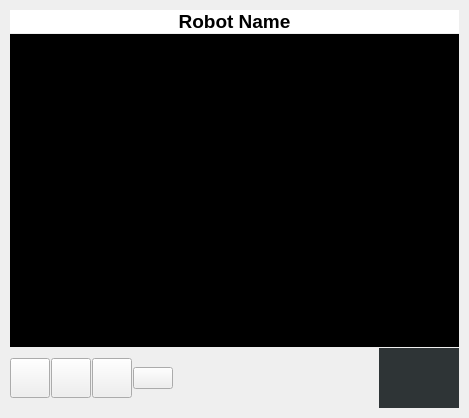
<?xml version="1.0" encoding="UTF-8"?>
<ui version="4.0">
 <class>MainWindow</class>
 <widget class="QMainWindow" name="MainWindow">
  <property name="geometry">
   <rect>
    <x>0</x>
    <y>0</y>
    <width>469</width>
    <height>418</height>
   </rect>
  </property>
  <widget class="QWidget" name="Form">
   <property name="sizePolicy">
    <sizepolicy hsizetype="Preferred" vsizetype="Maximum">
     <horstretch>0</horstretch>
     <verstretch>0</verstretch>
    </sizepolicy>
   </property>
   <property name="windowTitle">
    <string>Form</string>
   </property>
   <property name="styleSheet">
    <string notr="true"/>
   </property>
   <layout class="QGridLayout" name="gridLayout">
    <item row="0" column="0">
     <layout class="QVBoxLayout" name="main_layout">
      <property name="spacing">
       <number>1</number>
      </property>
      <property name="leftMargin">
       <number>1</number>
      </property>
      <property name="topMargin">
       <number>1</number>
      </property>
      <property name="rightMargin">
       <number>1</number>
      </property>
      <property name="bottomMargin">
       <number>1</number>
      </property>
      <item>
       <widget class="QLabel" name="bot_name_label">
        <property name="sizePolicy">
         <sizepolicy hsizetype="Preferred" vsizetype="Fixed">
          <horstretch>0</horstretch>
          <verstretch>0</verstretch>
         </sizepolicy>
        </property>
        <property name="font">
         <font>
          <pointsize>14</pointsize>
          <weight>75</weight>
          <bold>true</bold>
         </font>
        </property>
        <property name="styleSheet">
         <string notr="true">background-color: rgb(255, 255, 255);</string>
        </property>
        <property name="text">
         <string>Robot Name</string>
        </property>
        <property name="alignment">
         <set>Qt::AlignCenter</set>
        </property>
       </widget>
      </item>
      <item>
       <widget class="QLabel" name="rgb_view">
        <property name="sizePolicy">
         <sizepolicy hsizetype="MinimumExpanding" vsizetype="MinimumExpanding">
          <horstretch>0</horstretch>
          <verstretch>0</verstretch>
         </sizepolicy>
        </property>
        <property name="palette">
         <palette>
          <active>
           <colorrole role="WindowText">
            <brush brushstyle="SolidPattern">
             <color alpha="255">
              <red>0</red>
              <green>0</green>
              <blue>0</blue>
             </color>
            </brush>
           </colorrole>
           <colorrole role="Button">
            <brush brushstyle="SolidPattern">
             <color alpha="255">
              <red>0</red>
              <green>0</green>
              <blue>0</blue>
             </color>
            </brush>
           </colorrole>
           <colorrole role="Light">
            <brush brushstyle="SolidPattern">
             <color alpha="255">
              <red>255</red>
              <green>255</green>
              <blue>255</blue>
             </color>
            </brush>
           </colorrole>
           <colorrole role="Midlight">
            <brush brushstyle="SolidPattern">
             <color alpha="255">
              <red>255</red>
              <green>255</green>
              <blue>255</blue>
             </color>
            </brush>
           </colorrole>
           <colorrole role="Dark">
            <brush brushstyle="SolidPattern">
             <color alpha="255">
              <red>127</red>
              <green>127</green>
              <blue>127</blue>
             </color>
            </brush>
           </colorrole>
           <colorrole role="Mid">
            <brush brushstyle="SolidPattern">
             <color alpha="255">
              <red>170</red>
              <green>170</green>
              <blue>170</blue>
             </color>
            </brush>
           </colorrole>
           <colorrole role="Text">
            <brush brushstyle="SolidPattern">
             <color alpha="255">
              <red>0</red>
              <green>0</green>
              <blue>0</blue>
             </color>
            </brush>
           </colorrole>
           <colorrole role="BrightText">
            <brush brushstyle="SolidPattern">
             <color alpha="255">
              <red>255</red>
              <green>255</green>
              <blue>255</blue>
             </color>
            </brush>
           </colorrole>
           <colorrole role="ButtonText">
            <brush brushstyle="SolidPattern">
             <color alpha="255">
              <red>0</red>
              <green>0</green>
              <blue>0</blue>
             </color>
            </brush>
           </colorrole>
           <colorrole role="Base">
            <brush brushstyle="SolidPattern">
             <color alpha="255">
              <red>0</red>
              <green>0</green>
              <blue>0</blue>
             </color>
            </brush>
           </colorrole>
           <colorrole role="Window">
            <brush brushstyle="SolidPattern">
             <color alpha="255">
              <red>0</red>
              <green>0</green>
              <blue>0</blue>
             </color>
            </brush>
           </colorrole>
           <colorrole role="Shadow">
            <brush brushstyle="SolidPattern">
             <color alpha="255">
              <red>0</red>
              <green>0</green>
              <blue>0</blue>
             </color>
            </brush>
           </colorrole>
           <colorrole role="AlternateBase">
            <brush brushstyle="SolidPattern">
             <color alpha="255">
              <red>255</red>
              <green>255</green>
              <blue>255</blue>
             </color>
            </brush>
           </colorrole>
           <colorrole role="ToolTipBase">
            <brush brushstyle="SolidPattern">
             <color alpha="255">
              <red>255</red>
              <green>255</green>
              <blue>220</blue>
             </color>
            </brush>
           </colorrole>
           <colorrole role="ToolTipText">
            <brush brushstyle="SolidPattern">
             <color alpha="255">
              <red>0</red>
              <green>0</green>
              <blue>0</blue>
             </color>
            </brush>
           </colorrole>
          </active>
          <inactive>
           <colorrole role="WindowText">
            <brush brushstyle="SolidPattern">
             <color alpha="255">
              <red>0</red>
              <green>0</green>
              <blue>0</blue>
             </color>
            </brush>
           </colorrole>
           <colorrole role="Button">
            <brush brushstyle="SolidPattern">
             <color alpha="255">
              <red>0</red>
              <green>0</green>
              <blue>0</blue>
             </color>
            </brush>
           </colorrole>
           <colorrole role="Light">
            <brush brushstyle="SolidPattern">
             <color alpha="255">
              <red>255</red>
              <green>255</green>
              <blue>255</blue>
             </color>
            </brush>
           </colorrole>
           <colorrole role="Midlight">
            <brush brushstyle="SolidPattern">
             <color alpha="255">
              <red>255</red>
              <green>255</green>
              <blue>255</blue>
             </color>
            </brush>
           </colorrole>
           <colorrole role="Dark">
            <brush brushstyle="SolidPattern">
             <color alpha="255">
              <red>127</red>
              <green>127</green>
              <blue>127</blue>
             </color>
            </brush>
           </colorrole>
           <colorrole role="Mid">
            <brush brushstyle="SolidPattern">
             <color alpha="255">
              <red>170</red>
              <green>170</green>
              <blue>170</blue>
             </color>
            </brush>
           </colorrole>
           <colorrole role="Text">
            <brush brushstyle="SolidPattern">
             <color alpha="255">
              <red>0</red>
              <green>0</green>
              <blue>0</blue>
             </color>
            </brush>
           </colorrole>
           <colorrole role="BrightText">
            <brush brushstyle="SolidPattern">
             <color alpha="255">
              <red>255</red>
              <green>255</green>
              <blue>255</blue>
             </color>
            </brush>
           </colorrole>
           <colorrole role="ButtonText">
            <brush brushstyle="SolidPattern">
             <color alpha="255">
              <red>0</red>
              <green>0</green>
              <blue>0</blue>
             </color>
            </brush>
           </colorrole>
           <colorrole role="Base">
            <brush brushstyle="SolidPattern">
             <color alpha="255">
              <red>0</red>
              <green>0</green>
              <blue>0</blue>
             </color>
            </brush>
           </colorrole>
           <colorrole role="Window">
            <brush brushstyle="SolidPattern">
             <color alpha="255">
              <red>0</red>
              <green>0</green>
              <blue>0</blue>
             </color>
            </brush>
           </colorrole>
           <colorrole role="Shadow">
            <brush brushstyle="SolidPattern">
             <color alpha="255">
              <red>0</red>
              <green>0</green>
              <blue>0</blue>
             </color>
            </brush>
           </colorrole>
           <colorrole role="AlternateBase">
            <brush brushstyle="SolidPattern">
             <color alpha="255">
              <red>255</red>
              <green>255</green>
              <blue>255</blue>
             </color>
            </brush>
           </colorrole>
           <colorrole role="ToolTipBase">
            <brush brushstyle="SolidPattern">
             <color alpha="255">
              <red>255</red>
              <green>255</green>
              <blue>220</blue>
             </color>
            </brush>
           </colorrole>
           <colorrole role="ToolTipText">
            <brush brushstyle="SolidPattern">
             <color alpha="255">
              <red>0</red>
              <green>0</green>
              <blue>0</blue>
             </color>
            </brush>
           </colorrole>
          </inactive>
          <disabled>
           <colorrole role="WindowText">
            <brush brushstyle="SolidPattern">
             <color alpha="255">
              <red>127</red>
              <green>127</green>
              <blue>127</blue>
             </color>
            </brush>
           </colorrole>
           <colorrole role="Button">
            <brush brushstyle="SolidPattern">
             <color alpha="255">
              <red>0</red>
              <green>0</green>
              <blue>0</blue>
             </color>
            </brush>
           </colorrole>
           <colorrole role="Light">
            <brush brushstyle="SolidPattern">
             <color alpha="255">
              <red>255</red>
              <green>255</green>
              <blue>255</blue>
             </color>
            </brush>
           </colorrole>
           <colorrole role="Midlight">
            <brush brushstyle="SolidPattern">
             <color alpha="255">
              <red>255</red>
              <green>255</green>
              <blue>255</blue>
             </color>
            </brush>
           </colorrole>
           <colorrole role="Dark">
            <brush brushstyle="SolidPattern">
             <color alpha="255">
              <red>127</red>
              <green>127</green>
              <blue>127</blue>
             </color>
            </brush>
           </colorrole>
           <colorrole role="Mid">
            <brush brushstyle="SolidPattern">
             <color alpha="255">
              <red>170</red>
              <green>170</green>
              <blue>170</blue>
             </color>
            </brush>
           </colorrole>
           <colorrole role="Text">
            <brush brushstyle="SolidPattern">
             <color alpha="255">
              <red>127</red>
              <green>127</green>
              <blue>127</blue>
             </color>
            </brush>
           </colorrole>
           <colorrole role="BrightText">
            <brush brushstyle="SolidPattern">
             <color alpha="255">
              <red>255</red>
              <green>255</green>
              <blue>255</blue>
             </color>
            </brush>
           </colorrole>
           <colorrole role="ButtonText">
            <brush brushstyle="SolidPattern">
             <color alpha="255">
              <red>127</red>
              <green>127</green>
              <blue>127</blue>
             </color>
            </brush>
           </colorrole>
           <colorrole role="Base">
            <brush brushstyle="SolidPattern">
             <color alpha="255">
              <red>0</red>
              <green>0</green>
              <blue>0</blue>
             </color>
            </brush>
           </colorrole>
           <colorrole role="Window">
            <brush brushstyle="SolidPattern">
             <color alpha="255">
              <red>0</red>
              <green>0</green>
              <blue>0</blue>
             </color>
            </brush>
           </colorrole>
           <colorrole role="Shadow">
            <brush brushstyle="SolidPattern">
             <color alpha="255">
              <red>0</red>
              <green>0</green>
              <blue>0</blue>
             </color>
            </brush>
           </colorrole>
           <colorrole role="AlternateBase">
            <brush brushstyle="SolidPattern">
             <color alpha="255">
              <red>255</red>
              <green>255</green>
              <blue>255</blue>
             </color>
            </brush>
           </colorrole>
           <colorrole role="ToolTipBase">
            <brush brushstyle="SolidPattern">
             <color alpha="255">
              <red>255</red>
              <green>255</green>
              <blue>220</blue>
             </color>
            </brush>
           </colorrole>
           <colorrole role="ToolTipText">
            <brush brushstyle="SolidPattern">
             <color alpha="255">
              <red>0</red>
              <green>0</green>
              <blue>0</blue>
             </color>
            </brush>
           </colorrole>
          </disabled>
         </palette>
        </property>
        <property name="styleSheet">
         <string notr="true">background-color: rgb(0, 0, 0);</string>
        </property>
        <property name="text">
         <string/>
        </property>
        <property name="scaledContents">
         <bool>false</bool>
        </property>
       </widget>
      </item>
      <item>
       <layout class="QHBoxLayout" name="horizontalLayout_3">
        <property name="sizeConstraint">
         <enum>QLayout::SetDefaultConstraint</enum>
        </property>
        <item>
         <layout class="QHBoxLayout" name="horizontalLayout_2">
          <property name="sizeConstraint">
           <enum>QLayout::SetDefaultConstraint</enum>
          </property>
          <property name="leftMargin">
           <number>0</number>
          </property>
          <property name="rightMargin">
           <number>0</number>
          </property>
          <item>
           <widget class="QPushButton" name="manual_button">
            <property name="maximumSize">
             <size>
              <width>40</width>
              <height>40</height>
             </size>
            </property>
            <property name="text">
             <string/>
            </property>
            <property name="icon">
             <iconset>
              <normaloff>../resource/icons/joystick.png</normaloff>../resource/icons/joystick.png</iconset>
            </property>
            <property name="iconSize">
             <size>
              <width>35</width>
              <height>35</height>
             </size>
            </property>
           </widget>
          </item>
          <item>
           <widget class="QPushButton" name="autonomous_button">
            <property name="maximumSize">
             <size>
              <width>40</width>
              <height>40</height>
             </size>
            </property>
            <property name="baseSize">
             <size>
              <width>40</width>
              <height>40</height>
             </size>
            </property>
            <property name="text">
             <string/>
            </property>
            <property name="icon">
             <iconset>
              <normaloff>../resource/icons/fullyautonomous.png</normaloff>../resource/icons/fullyautonomous.png</iconset>
            </property>
            <property name="iconSize">
             <size>
              <width>35</width>
              <height>35</height>
             </size>
            </property>
           </widget>
          </item>
          <item>
           <widget class="QPushButton" name="alive_button">
            <property name="minimumSize">
             <size>
              <width>40</width>
              <height>40</height>
             </size>
            </property>
            <property name="baseSize">
             <size>
              <width>40</width>
              <height>40</height>
             </size>
            </property>
            <property name="text">
             <string/>
            </property>
            <property name="icon">
             <iconset>
              <normaloff>../resource/icons/alivevictim.png</normaloff>../resource/icons/alivevictim.png</iconset>
            </property>
            <property name="iconSize">
             <size>
              <width>35</width>
              <height>35</height>
             </size>
            </property>
           </widget>
          </item>
          <item>
           <widget class="QPushButton" name="dead_button">
            <property name="baseSize">
             <size>
              <width>40</width>
              <height>40</height>
             </size>
            </property>
            <property name="text">
             <string/>
            </property>
            <property name="icon">
             <iconset>
              <normaloff>../resource/icons/deadvictim.png</normaloff>../resource/icons/deadvictim.png</iconset>
            </property>
            <property name="iconSize">
             <size>
              <width>35</width>
              <height>35</height>
             </size>
            </property>
           </widget>
          </item>
          <item>
           <spacer name="horizontalSpacer">
            <property name="orientation">
             <enum>Qt::Horizontal</enum>
            </property>
            <property name="sizeHint" stdset="0">
             <size>
              <width>40</width>
              <height>20</height>
             </size>
            </property>
           </spacer>
          </item>
          <item>
           <widget class="QLabel" name="thermal_view">
            <property name="sizePolicy">
             <sizepolicy hsizetype="Expanding" vsizetype="Maximum">
              <horstretch>0</horstretch>
              <verstretch>0</verstretch>
             </sizepolicy>
            </property>
            <property name="minimumSize">
             <size>
              <width>80</width>
              <height>60</height>
             </size>
            </property>
            <property name="maximumSize">
             <size>
              <width>80</width>
              <height>60</height>
             </size>
            </property>
            <property name="styleSheet">
             <string notr="true">background-color: rgb(46, 52, 54);</string>
            </property>
            <property name="text">
             <string/>
            </property>
            <property name="scaledContents">
             <bool>false</bool>
            </property>
           </widget>
          </item>
         </layout>
        </item>
       </layout>
      </item>
     </layout>
    </item>
   </layout>
  </widget>
 </widget>
 <resources/>
 <connections/>
</ui>
